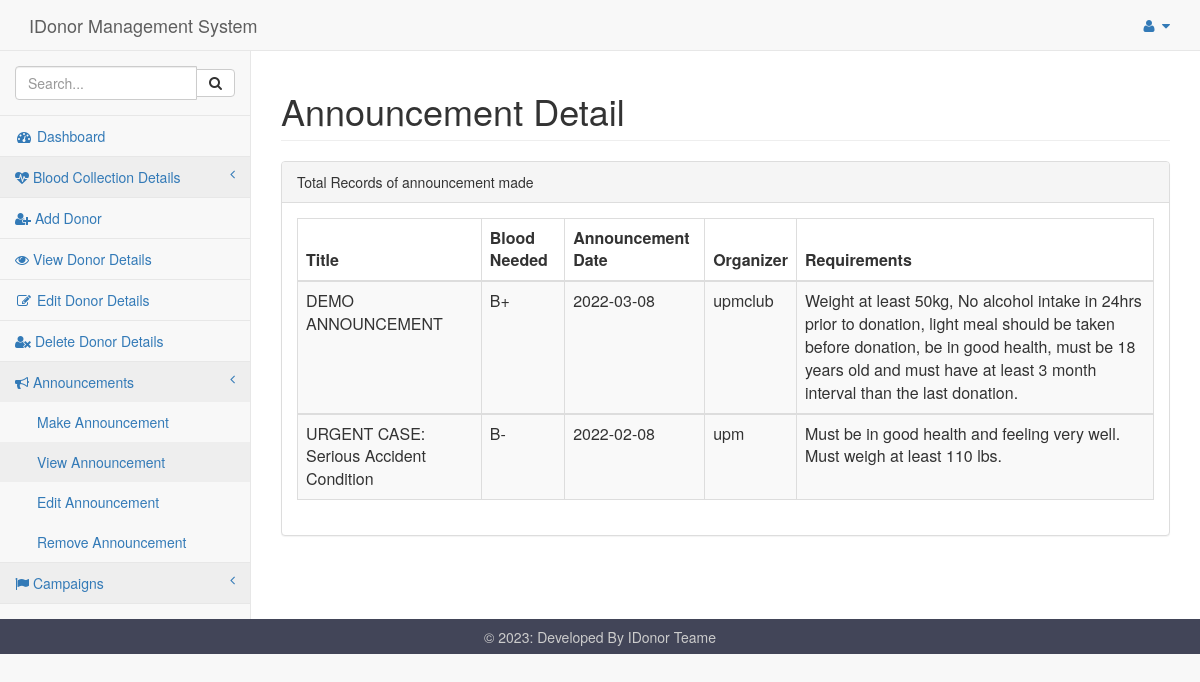
The app's page /pages/viewannouncement.php with its own data.
### tables this page shows
CREATE TABLE `announce` (
  `id` int(11) NOT NULL,
  `announcement` varchar(50) NOT NULL,
  `bloodneed` varchar(3) NOT NULL,
  `dat` date NOT NULL,
  `organizer` varchar(50) NOT NULL,
  `requirements` text NOT NULL
);

### pages/viewannouncement.php (the view, shortened to what this page needs)
<html>
<head>
<link href="../vendor/bootstrap/css/bootstrap.min.css" rel="stylesheet">
<link href="../vendor/metisMenu/metisMenu.min.css" rel="stylesheet">
<link href="../dist/css/sb-admin-2.css" rel="stylesheet">
<link href="../vendor/font-awesome/css/font-awesome.min.css" rel="stylesheet" type="text/css">
<link rel="stylesheet" href="../icofont/icofont.min.css">
</head>
<body>
<div id="wrapper">
<?php include 'includes/nav.php'?>
<div id="page-wrapper">
<div class="container-fluid">
<div class="row">
<div class=".col-lg-12">
               <h1 class="page-header">Announcement Detail</h1>
                </div>
  </div>
				<div class="row">
                        <div class=".col-lg-12">
                            <div class="panel panel-default">
                                <div class="panel-heading">
                                    Total Records of announcement made
                                </div>
								 <div class="panel-body">
                                    <div class="table-responsive">
									<table class="table table-striped table-bordered table-hover" id="dataTables-example">
									<?php
						include "dbconnect.php";
						$qry="select * from announce";
						$result=mysqli_query($conn,$qry);
						echo"
						<thead>
						<tr>
							<th>Title</th>
							<th>Blood Needed</th>
							<th>Announcement Date</th>
							<th>Organizer</th>
							<th>Requirements</th>
						</tr>
						</thead>";
						while($row=mysqli_fetch_array($result)){
						  echo"<tbody>
						  <tr>
						  <td>".$row['announcement']."</td>
						  <td>".$row['bloodneed']."</td>
						  <td>".$row['dat']."</td>
						  <td>".$row['organizer']."</td>
						  <td>".$row['requirements']."</td>
						</tr>
						</tbody>";
						}
						?>
						</table>
				</div>
				</div>
		</div>
		</div>
		</div>
		</div>
		</div>
</div>
</body>
<footer>
<p>&copy; <?php echo date("Y"); ?>: Developed By IDonor Teame</p>
    </footer>
</html>

### pages/viewannouncement.php (style rules this page uses)
footer { background-color: #424558; bottom: 0; left: 0; right: 0; height: 35px; text-align: center; color: #CCC; }
footer p { padding: 10.5px; margin: 0px; line-height: 100%; }

### records on screen
announce: announcement "DEMO ANNOUNCEMENT", bloodneed "B+", dat "2022-03-08", organizer "upmclub", requirements "Weight at least 50kg, No alcohol intake in 24hrs prior to donation, light meal should be taken before donation, be in good health, must be 18 years old and must have at least 3 month interval than the last donation."
announce: announcement "URGENT CASE: Serious Accident Condition", bloodneed "B-", dat "2022-02-08", organizer "upm", requirements "Must be in good health and feeling very well. Must weigh at least 110 lbs."
